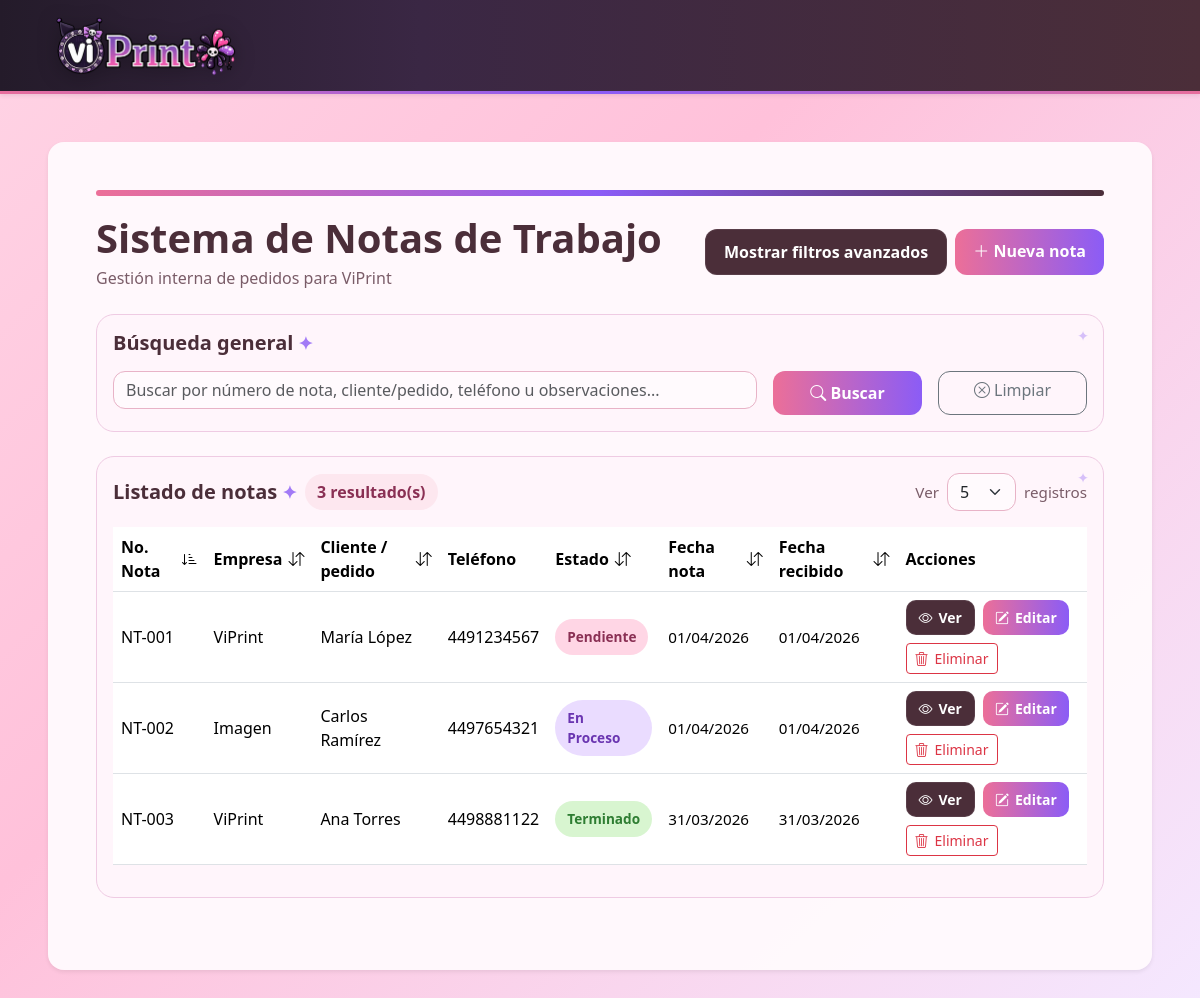
Screenshot of /index.php?sort=numero_nota&direction=asc&pagina=1 with the database file from the repository.
### tables this page shows
CREATE TABLE notas_trabajo (
    id INT AUTO_INCREMENT PRIMARY KEY,
    numero_nota VARCHAR(50) NOT NULL,
    empresa ENUM('ViPrint', 'Imagen') NOT NULL,
    detalle_cliente VARCHAR(300) NOT NULL,
    telefono_cliente VARCHAR(20),
    observaciones TEXT,
    fecha_nota DATE NOT NULL,
    fecha_recibido DATE NOT NULL,
    fecha_concluido DATE NULL,
    estado ENUM('pendiente', 'en_proceso', 'terminado', 'entregado', 'cancelado') NOT NULL DEFAULT 'pendiente',
    created_at TIMESTAMP DEFAULT CURRENT_TIMESTAMP,
    updated_at TIMESTAMP DEFAULT CURRENT_TIMESTAMP ON UPDATE CURRENT_TIMESTAMP,
    CONSTRAINT uq_numero_nota UNIQUE (numero_nota)
);

### includes/helpers.php (called while the page is built, shortened)
<?php
function formatearFecha($fecha) {
    return date('d/m/Y', strtotime($fecha));
}
function claseEstado($estado) {
    return match ($estado) {
        'pendiente' => 'status-pendiente',
        'en_proceso' => 'status-en_proceso',
        'terminado' => 'status-terminado',
        'entregado' => 'status-entregado',
        'cancelado' => 'status-cancelado',
        default => 'status-pendiente'
    };
}
function textoEstado($estado) {
    return match ($estado) {
        'en_proceso' => 'En proceso',
        default => ucfirst(str_replace('_', ' ', $estado))
    };
}

### index.php (the view, shortened to what this page needs)
<?php
require_once 'config/database.php';
require_once 'includes/helpers.php';
$busqueda = isset($_GET['busqueda']) ? trim($_GET['busqueda']) : '';
$empresa = isset($_GET['empresa']) ? trim($_GET['empresa']) : '';
$estado = isset($_GET['estado']) ? trim($_GET['estado']) : '';
$fecha_nota = isset($_GET['fecha_nota']) ? trim($_GET['fecha_nota']) : '';
$fecha_recibido = isset($_GET['fecha_recibido']) ? trim($_GET['fecha_recibido']) : '';
$fecha_concluido = isset($_GET['fecha_concluido']) ? trim($_GET['fecha_concluido']) : '';
$sort = isset($_GET['sort']) ? $_GET['sort'] : 'id';
$direction = isset($_GET['direction']) ? strtolower($_GET['direction']) : 'desc';
$per_page = isset($_GET['per_page']) ? (int) $_GET['per_page'] : 5;
$pagina_actual = isset($_GET['pagina']) ? (int) $_GET['pagina'] : 1;
$allowed_sort_columns = [
    'numero_nota' => 'nt.numero_nota',
    'empresa' => 'nt.empresa',
    'detalle_cliente' => 'nt.detalle_cliente',
    'estado' => 'nt.estado',
    'fecha_nota' => 'nt.fecha_nota',
    'fecha_recibido' => 'nt.fecha_recibido',
    'fecha_concluido' => 'nt.fecha_concluido',
    'id' => 'nt.id'
];
$offset = ($pagina_actual - 1) * $per_page;
$where = " WHERE 1=1";
$params = [];
$types = "";
$filtros_activos = !empty($empresa) || !empty($estado) || !empty($fecha_nota) || !empty($fecha_recibido) || !empty($fecha_concluido);
$sql_total = "SELECT COUNT(DISTINCT nt.id) as total
              FROM notas_trabajo nt
              LEFT JOIN detalle_imagen di ON di.id_notas_trabajo = nt.id"
    . $where;
$stmt_total = $conn->prepare($sql_total);
$stmt_total->execute();
$resultado_total = $stmt_total->get_result();
$total_filas = $resultado_total->fetch_assoc()['total'];
$order_by = $allowed_sort_columns[$sort];
$sql = "SELECT
            nt.*,
            COUNT(di.id) AS total_tamanos
        FROM notas_trabajo nt
        LEFT JOIN detalle_imagen di ON di.id_notas_trabajo = nt.id"
    . $where . "
        GROUP BY nt.id
        ORDER BY $order_by $direction
        LIMIT ? OFFSET ?";
$stmt = $conn->prepare($sql);
$params_main = $params;
$types_main = $types . "ii";
$params_main[] = $per_page;
$params_main[] = $offset;
$stmt->bind_param($types_main, ...$params_main);
$stmt->execute();
$resultado = $stmt->get_result();
function buildQuery($overrides = [])
{
    $query = array_merge($_GET, $overrides);
    return http_build_query($query);
}
function nextDirection($currentSort, $column, $currentDirection)
{
    if ($currentSort === $column && $currentDirection === 'asc') {
        return 'desc';
    }
    return 'asc';
}
function sortIcon($currentSort, $column, $currentDirection)
{
    if ($currentSort !== $column) {
        return '<i class="bi bi-arrow-down-up"></i>';
    }
    return $currentDirection === 'asc'
        ? '<i class="bi bi-sort-down-alt"></i>'
        : '<i class="bi bi-sort-down"></i>';
}
?>
<?php include 'includes/header.php'; ?>
<body data-filters-active="<?php echo $filtros_activos ? '1' : '0'; ?>">
    <?php include 'includes/navbar.php'; ?>
    <div class="container-fluid my-5 px-4 px-xl-5">
        <div class="card shadow-sm border-0 rounded-4 main-card">
            <div class="card-body p-4 p-md-5">
                <div class="page-accent"></div>
                <div class="d-flex flex-column flex-md-row justify-content-between align-items-md-center gap-3 mb-4">
                    <div>
                        <h1 class="mb-1">Sistema de Notas de Trabajo</h1>
                        <p class="text-muted mb-0">Gestión interna de pedidos para ViPrint</p>
                    </div>
                    <div class="d-flex gap-2 flex-wrap">
                        <button type="button" id="toggleFiltersBtn" class="btn btn-dark-soft filters-toggle-btn">
                        </button>
                        <a href="modules/notas/create.php" class="btn btn-pink">
                            <i class="bi bi-plus-lg"></i> Nueva nota
                        </a>
                    </div>
                </div>
                <div class="soft-panel mb-4">
                    <h5 class="section-title mb-3">Búsqueda general</h5>
                    <form method="GET" action="index.php" class="row g-3">
                        <div class="col-md-8">
                            <input type="text" name="busqueda" class="form-control"
                                placeholder="Buscar por número de nota, cliente/pedido, teléfono u observaciones..."
                                value="<?php echo htmlspecialchars($busqueda); ?>">
                        </div>
                        <div class="col-md-2 d-grid">
                            <button type="submit" class="btn btn-pink">
                                <i class="bi bi-search"></i> Buscar
                            </button>
                        </div>
                        <div class="col-md-2 d-grid">
                            <a href="index.php" class="btn btn-outline-secondary search-clear-btn">
                                <i class="bi bi-x-circle"></i> Limpiar
                            </a>
                        </div>
                    </form>
                </div>
                <div class="soft-panel mb-4">
                    <div class="d-flex justify-content-between align-items-center mb-3 flex-wrap gap-3">
                        <div class="d-flex align-items-center gap-2 flex-wrap">
                            <h5 class="section-title mb-0">Listado de notas</h5>
                            <span class="note-count-badge"><?php echo $total_filas; ?> resultado(s)</span>
                        </div>
                        <form method="GET" action="index.php" class="d-flex align-items-center gap-2">
                            <label class="results-meta mb-0">Ver</label>
                            <select name="per_page" class="form-select" onchange="this.form.submit()">
                                <option value="5" <?php echo $per_page == 5 ? 'selected' : ''; ?>>5</option>
                            </select>
                            <label class="results-meta mb-0">registros</label>
                        </form>
                    </div>
                    <div class="table-responsive">
                        <table class="table align-middle table-hover">
                            <thead>
                                <tr>
                                    <th>
                                        <a class="table-sort-link"
                                            href="index.php?<?php echo buildQuery(['sort' => 'numero_nota', 'direction' => nextDirection($sort, 'numero_nota', $direction), 'pagina' => 1]); ?>">
                                            No. Nota <?php echo sortIcon($sort, 'numero_nota', $direction); ?>
                                        </a>
                                    </th>
                                    <th>
                                        <a class="table-sort-link"
                                            href="index.php?<?php echo buildQuery(['sort' => 'empresa', 'direction' => nextDirection($sort, 'empresa', $direction), 'pagina' => 1]); ?>">
                                            Empresa <?php echo sortIcon($sort, 'empresa', $direction); ?>
                                        </a>
                                    </th>
                                    <th>
                                        <a class="table-sort-link"
                                            href="index.php?<?php echo buildQuery(['sort' => 'detalle_cliente', 'direction' => nextDirection($sort, 'detalle_cliente', $direction), 'pagina' => 1]); ?>">
                                            Cliente / pedido
                                            <?php echo sortIcon($sort, 'detalle_cliente', $direction); ?>
                                        </a>
                                    </th>
                                    <th>Teléfono</th>
                                    <th>
                                        <a class="table-sort-link"
                                            href="index.php?<?php echo buildQuery(['sort' => 'estado', 'direction' => nextDirection($sort, 'estado', $direction), 'pagina' => 1]); ?>">
                                            Estado <?php echo sortIcon($sort, 'estado', $direction); ?>
                                        </a>
                                    </th>
                                    <th>
                                        <a class="table-sort-link"
                                            href="index.php?<?php echo buildQuery(['sort' => 'fecha_nota', 'direction' => nextDirection($sort, 'fecha_nota', $direction), 'pagina' => 1]); ?>">
                                            Fecha nota <?php echo sortIcon($sort, 'fecha_nota', $direction); ?>
                                        </a>
                                    </th>
                                    <th>
                                        <a class="table-sort-link"
                                            href="index.php?<?php echo buildQuery(['sort' => 'fecha_recibido', 'direction' => nextDirection($sort, 'fecha_recibido', $direction), 'pagina' => 1]); ?>">
                                            Fecha recibido <?php echo sortIcon($sort, 'fecha_recibido', $direction); ?>
                                        </a>
                                    </th>
                                    <th>Acciones</th>
                                </tr>
                            </thead>
                            <tbody>
                                <?php if ($resultado && $resultado->num_rows > 0): ?>
                                    <?php while ($nota = $resultado->fetch_assoc()): ?>
                                        <tr>
                                            <td><?php echo htmlspecialchars($nota['numero_nota']); ?></td>
                                            <td><?php echo htmlspecialchars($nota['empresa']); ?></td>
                                            <td><?php echo htmlspecialchars($nota['detalle_cliente']); ?></td>
                                            <td><?php echo htmlspecialchars($nota['telefono_cliente']); ?></td>
                                            <td>
                                                <span class="badge-status <?php echo claseEstado($nota['estado']); ?>">
                                                    <?php echo textoEstado($nota['estado']); ?>
                                                </span>
                                            </td>
                                            <td class="table-date-muted"><?php echo formatearFecha($nota['fecha_nota']); ?></td>
                                            <td class="table-date-muted"><?php echo formatearFecha($nota['fecha_recibido']); ?>
                                            </td>
                                            <td>
                                                <div class="actions-group">
                                                    <a href="modules/notas/show.php?id=<?php echo $nota['id']; ?>"
                                                        class="btn btn-sm btn-dark-soft icon-btn">
                                                        <i class="bi bi-eye"></i> Ver
                                                    </a>
                                                    <a href="modules/notas/edit.php?id=<?php echo $nota['id']; ?>"
                                                        class="btn btn-sm btn-pink icon-btn">
                                                        <i class="bi bi-pencil-square"></i> Editar
                                                    </a>
                                                    <a href="modules/notas/delete.php?id=<?php echo $nota['id']; ?>"
                                                        class="btn btn-sm btn-outline-danger icon-btn btn-delete-note">
                                                        <i class="bi bi-trash3"></i> Eliminar
                                                    </a>
                                                </div>
                                            </td>
                                        </tr>
                                    <?php endwhile; ?>
                                <?php endif; ?>
                            </tbody>
                        </table>
                    </div>
                </div>
            </div>
        </div>
    </div>
    <?php include 'includes/footer.php'; ?>

### rows the page displays
notas_trabajo: numero_nota "NT-001", empresa "ViPrint", detalle_cliente "María López", telefono_cliente "4491234567", estado "Pendiente", fecha_nota "01/04/2026", fecha_recibido "01/04/2026"
notas_trabajo: numero_nota "NT-002", empresa "Imagen", detalle_cliente "Carlos Ramírez", telefono_cliente "4497654321", estado "En Proceso", fecha_nota "01/04/2026", fecha_recibido "01/04/2026"
notas_trabajo: numero_nota "NT-003", empresa "ViPrint", detalle_cliente "Ana Torres", telefono_cliente "4498881122", estado "Terminado", fecha_nota "31/03/2026", fecha_recibido "31/03/2026"

### other values shown
$total_filas "3"
